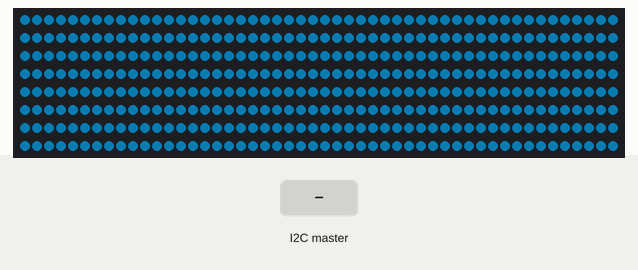
Simulated run of this sketch. Board: Arduino Uno, built with avr-gcc and run on an emulated ATmega328P. Parts: 400 RGB LEDs in strip order, left to right, continuing on the next row. The test bench sets the inputs (shaded band). Dim RGB values are drawn brighter than linear; the strip is taken to match the declared colour order; what the sketch prints to the serial monitor is not drawn.

Above: at 2.95 s.

The sketch:

cocoon_Slave.ino
```cpp
#include <Wire.h>
#include "Adafruit_NeoPixel.h"

#define PIN 2
#define NUM_LEDS 400 //big cocoon
//#define NUM_LEDS 150 //small cocoon
const int SLAVE_ADDRESS = 1;
char lightMode;

Adafruit_NeoPixel strip = Adafruit_NeoPixel(NUM_LEDS, PIN, NEO_BRG + NEO_KHZ800);

static int bright_level;

void setup()
{
  Wire.begin(SLAVE_ADDRESS);    // join I2C bus as a slave with address 1
  Wire.onReceive(receiveEvent); // register event
  Serial.begin(9600);
  led_Init();
  Serial.println("Received data:");
}

void loop()
{
  switch(lightMode)
  {
    case 'b':
      fade_up();
      break;
    case 'c':
      fade_down();
      lightMode='a';
      break;
    case 'd':
      led_Init();
      break;
    default:
      fade_normalMode();
      break;
  }
//  if(lightMode=='a')
//  {
//    fade_normalMode();
//  }
//  if(lightMode=='b')
//  {
//    fade_up();
//  }
//  if(lightMode=='c')
//  {
//    fade_down();
//    lightMode='a';
//  }
//  if(lightMode=='d')
//  {
//    led_Init();
//  }
  Serial.println(lightMode);
}

void receiveEvent(int howMany)
{
  while (Wire.available())
  {
    // receive one byte from Master
    lightMode = Wire.read();
    //Serial.print(incomingByte);
  }
}
```

init.ino
```cpp
void led_Init()
{
  for(int x=0;x<3;x++)
  {
    for(int i=0;i<=NUM_LEDS;i++)
    {
      strip.setPixelColor(i, strip.Color(0,0,0));
    }
    strip.setBrightness(0);
    strip.begin();
    strip.show();
  }
}
```

ledMode.ino
```cpp
void fade_normalMode()
{
  //volatile int bright_level;
  int led_pos;
  for(bright_level=0;bright_level<=100;bright_level+=2)
  {
    for(int led_pos=0;led_pos<=NUM_LEDS;led_pos++)
    {
      strip.setPixelColor(led_pos, strip.Color(10,136,190));
    }
    strip.setBrightness(bright_level);
    strip.show();
    delay(50);
  }
  for(bright_level=100;bright_level>=0;bright_level-=2)
  {
    for(int led_pos=0;led_pos<=NUM_LEDS;led_pos++)
    {
      strip.setPixelColor(led_pos, strip.Color(10,136,190));
    }
    strip.setBrightness(bright_level);
    strip.show();
    delay(50);
  }
}

void fade_up()
{
  int led_pos;
  if(bright_level<100)
  {
    for(bright_level=bright_level;bright_level<=100;bright_level+=2)
    {
      for(led_pos=0;led_pos<=NUM_LEDS;led_pos++)
      {
        strip.setPixelColor(led_pos, strip.Color(10,136,190));
      }
      strip.setBrightness(bright_level);
      strip.show();
      delay(50);
    }
  }
}

void fade_down()
{
  //volatile int bright_level;
  int led_pos;
  for(bright_level=100;bright_level>=0;bright_level-=2)
  {
    for(int led_pos=0;led_pos<=NUM_LEDS;led_pos++)
    {
      strip.setPixelColor(led_pos, strip.Color(10,136,190));
    }
    strip.setBrightness(bright_level);
    strip.show();
    delay(50);
  }
}
```
